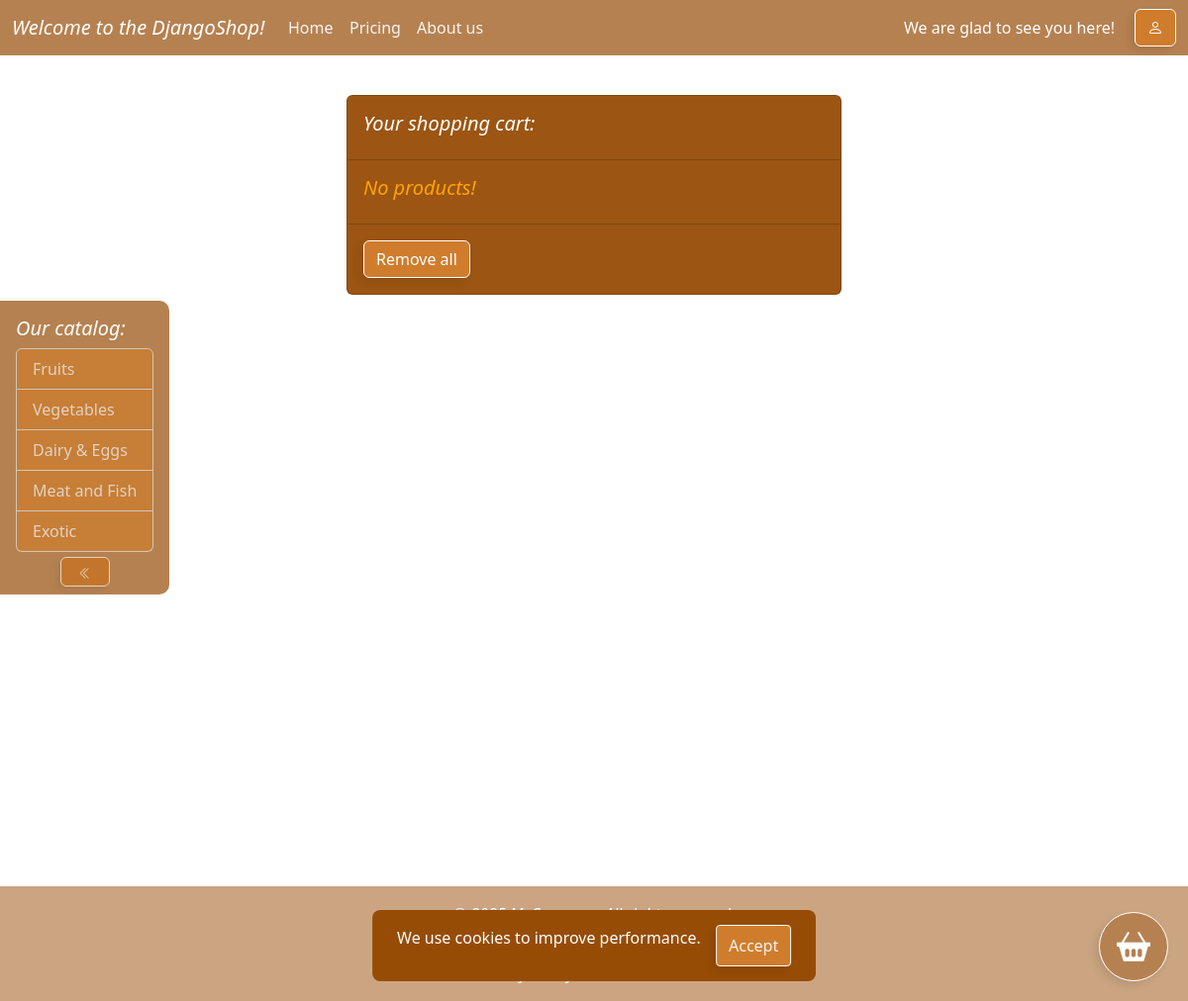
/account/cart/ (signed in), run on an earlier commit of the app's database.
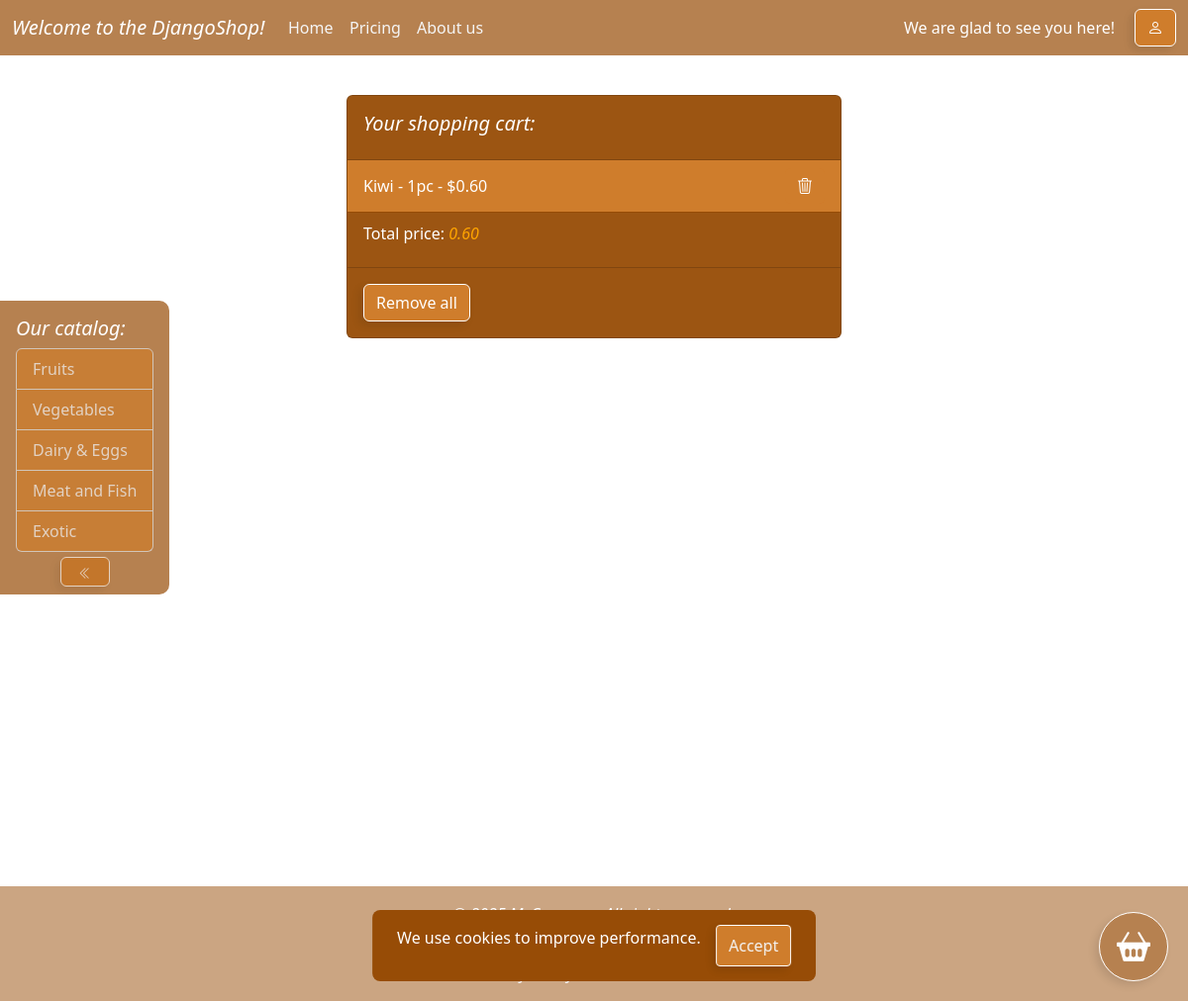
And on a later commit of the database.
### shop/models.py (models this page shows, shortened)
class Category(models.Model):
    name = models.CharField(max_length=100)
    slug = models.SlugField(max_length=100, unique=True)

class CartItem(models.Model):
    cart = models.ForeignKey(Cart, on_delete=models.CASCADE, related_name="items")
    product = models.ForeignKey(Product, on_delete=models.CASCADE)
    quantity = models.PositiveIntegerField(default=1)
    class Meta:
        unique_together = ("cart", "product")
    def total_price(self):
        return self.product.price * self.quantity

class Product(models.Model):
    name = models.CharField(max_length=100)
    slug = models.SlugField(max_length=100, unique=True)
    category = models.ForeignKey(Category, on_delete=models.CASCADE)
    price = models.FloatField()
    quantity = models.IntegerField()
    summary = models.CharField(max_length=300)
    created = models.DateTimeField(auto_now_add=True)
    class Meta:
        ordering = ['-created']

class Cart(models.Model):
    user = models.OneToOneField(
        settings.AUTH_USER_MODEL,
        on_delete=models.CASCADE,
        related_name="cart"
    )
    created_at = models.DateTimeField(auto_now_add=True)
    def total_price(self):
        return sum(item.total_price() for item in self.items.all())

### shop/views.py (the view)
# urls.py: path('account/cart/', shop_views.cart_detail, name='cart'),
@login_required(login_url='account')
def cart_detail(request):
    cart, created = Cart.objects.get_or_create(user=request.user)
    return render(request, "account/cart.html", {"cart": cart})

### shop/context_processors.py (called while the page is built)
def categories(request):
    return {'categories': Category.objects.all()}

### shop/templates/account/cart.html (shortened to what this page needs)
{% extends 'base.html' %}
{% load widget_tweaks %}
{% block content %}
    <div style="padding-top: 3rem;">
        <div class="card card-account">
            <div class="card-body">
                <h5 class="card-title text-main">Your shopping cart:</h5>
            </div>
            <ul class="list-group list-group-flush">
                {% if user.cart.items.all %}
                    {% for item in user.cart.items.all %}
                    <li class="list-group-item list-group-item-static">
                        <div class="d-flex align-items-center">
                            <span class="text-secondary">
                                {{ item.product.name }} - {{ item.quantity }}pc - ${{ item.total_price|floatformat:2 }}
                            </span>
                            <form class="ms-auto" method="post" action="{% url 'remove_from_cart' product_id=item.product.id %}">
                                <button class="btn text-secondary" style="border: none; box-shadow: none; font-size: 16px;">
                                    <i class="bi bi-trash3"></i>
                                </button>
                            </form>
                        </div>
                    </li>
                    {% endfor %}
                    <div class="card-body">
                        <h6 class="card-subtitle mb-2 text-secondary">Total price:
                            <span class="text-unique">{{ cart.total_price|floatformat:2 }}</span>
                        </h6>
                    </div>
                {% else %}
                    <div class="card-body">
                        <h5 class="card-title text-unique">No products!</h5>
                    </div>
                {% endif %}
            </ul>
            <div class="card-body">
                <form method="post" action="{% url 'clear_cart' %}">
                    <button type="submit" class="btn btn-warning text-secondary">Remove all</button>
                </form>
            </div>
        </div>
    </div>
{% endblock %}

### shop/templates/base-catalog.html
<div id="sidebarCatalog" class="fixed-sidebar">
    <h5 class="text-main">Our catalog:</h5>
    <div class="list-group">
        {% for category in categories %}
            <a href="{% url 'category' category.slug %}" class="list-group-item text-tertiary">
                <span>{{ category.name }}</span>
            </a>
        {% endfor %}
    </div>
    <div class="d-flex justify-content-center btn-fixed-sidebar-hide">
        <button id="sidebarHide" class="btn">
            <i class="bi bi-chevron-double-left"></i>
        </button>
    </div>
</div>

What changed in the data, as far as the page shows it:
added CartItem: product.name "Kiwi", quantity "1", total_price "0.60"
now on this page (row unchanged): Cart: total_price "0.60"
Also different on the page:
text no longer shown: "No products!"
text now shown: "Total price:"
